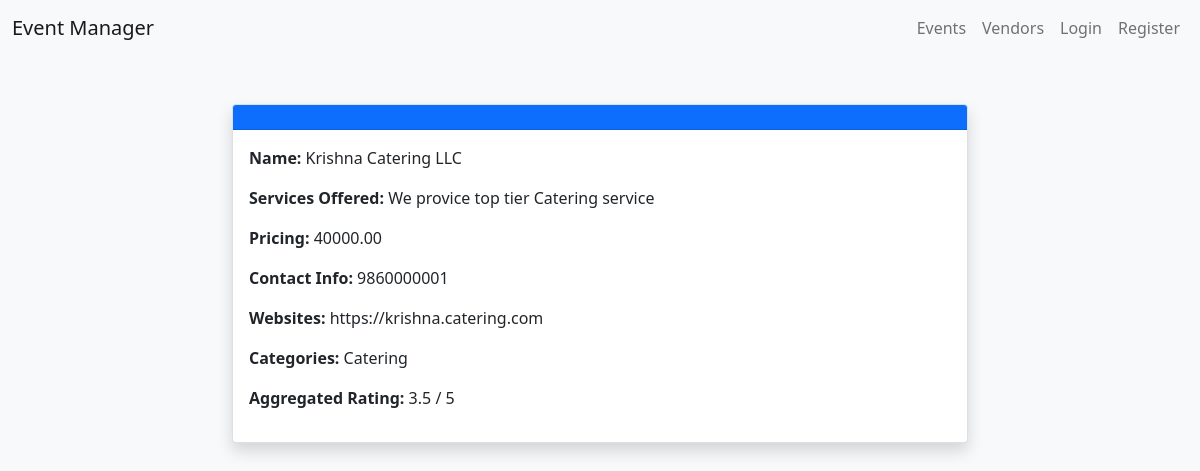
The app's page /vendor-details/1/ with its own data.
### base/models.py (models this page shows, shortened)
class Vendor(models.Model):
    name = models.CharField(max_length=100)
    services_offered = models.TextField()
    pricing = models.DecimalField(max_digits=10, decimal_places=2)
    contact_info = models.CharField(max_length=100)
    website = models.URLField(null=True)
    categories = models.ManyToManyField('VendorCategory')
    is_approved = models.BooleanField(default=False)
    is_available = models.BooleanField(default=True)

class VendorCategory(models.Model):
    name = models.CharField(max_length=100)

### base/views.py (the view)
# urls.py: path('vendor-details/<int:pk>/', views.VendorDetailView.as_view(), name='vendor-details'),
class VendorDetailView(DetailView):
    model = Vendor
    template_name = 'vendorDetails.html'
    def get_context_data(self, **kwargs):
        context = super().get_context_data(**kwargs)
        vendor = self.get_object()
        feedbacks = VendorFeedback.objects.filter(vendor=vendor)
        total = sum(feedback.rating for feedback in feedbacks)
        context['aggregated_rating'] = total / feedbacks.count() if feedbacks.count() > 0 else 0
        return context

### base/templatetags/events.py (called while the page is built)
@register.filter(name='is_Admin')
def is_Admin(user):
    return user.groups.filter(name='Admin').exists()

@register.filter(name='is_Vendor')
def is_Vendor(user):
    return user.groups.filter(name='Vendor').exists()

@register.filter(name='is_Client')
def is_Client(user):
    return user.groups.filter(name='Client').exists()

### templates/vendorDetails.html (shortened to what this page needs)
{% load events %}
<!DOCTYPE html>
<html lang="en">
<head>
    <link href="https://cdn.jsdelivr.net/npm/bootstrap@5.0.2/dist/css/bootstrap.min.css" rel="stylesheet">
</head>
<body class="bg-light">
  {% include 'navbar.html' %}
    <div class="container mt-5">
        <div class="row justify-content-center">
            <div class="col-md-8">
                <div class="card shadow">
                    <div class="card-header bg-primary text-white">
                    </div>
                    <div class="card-body">
                        <p><strong>Name:</strong> {{ vendor.name }}</p>
                        <p><strong>Services Offered:</strong> {{ vendor.services_offered }}</p>
                        <p><strong>Pricing:</strong> {{ vendor.pricing }}</p>
                        <p><strong>Contact Info:</strong> {{ vendor.contact_info }}</p>
                        <p><strong>Websites:</strong> {{ vendor.website }}</p>
                        <p><strong>Categories:</strong>
                        {% for category in vendor.categories.all %}
                           <span> {{ category.name }}{% if not forloop.last %}, {% endif %} </span>
                        {% endfor %}
                        </p>
                        <p><strong>Aggregated Rating:</strong> {{ aggregated_rating|floatformat:1 }} / 5</p>
                        </div>
                    </div>
                </div>
            </div>
        </div>
</body>
</html>

### records on screen
Vendor: name "Krishna Catering LLC", services_offered "We provice top tier Catering service", pricing "40000.00", contact_info "9860000001", website "https://krishna.catering.com"
VendorCategory: name "Catering"

### other values on screen
{{ aggregated_rating|floatformat:1 }} "3.5"
